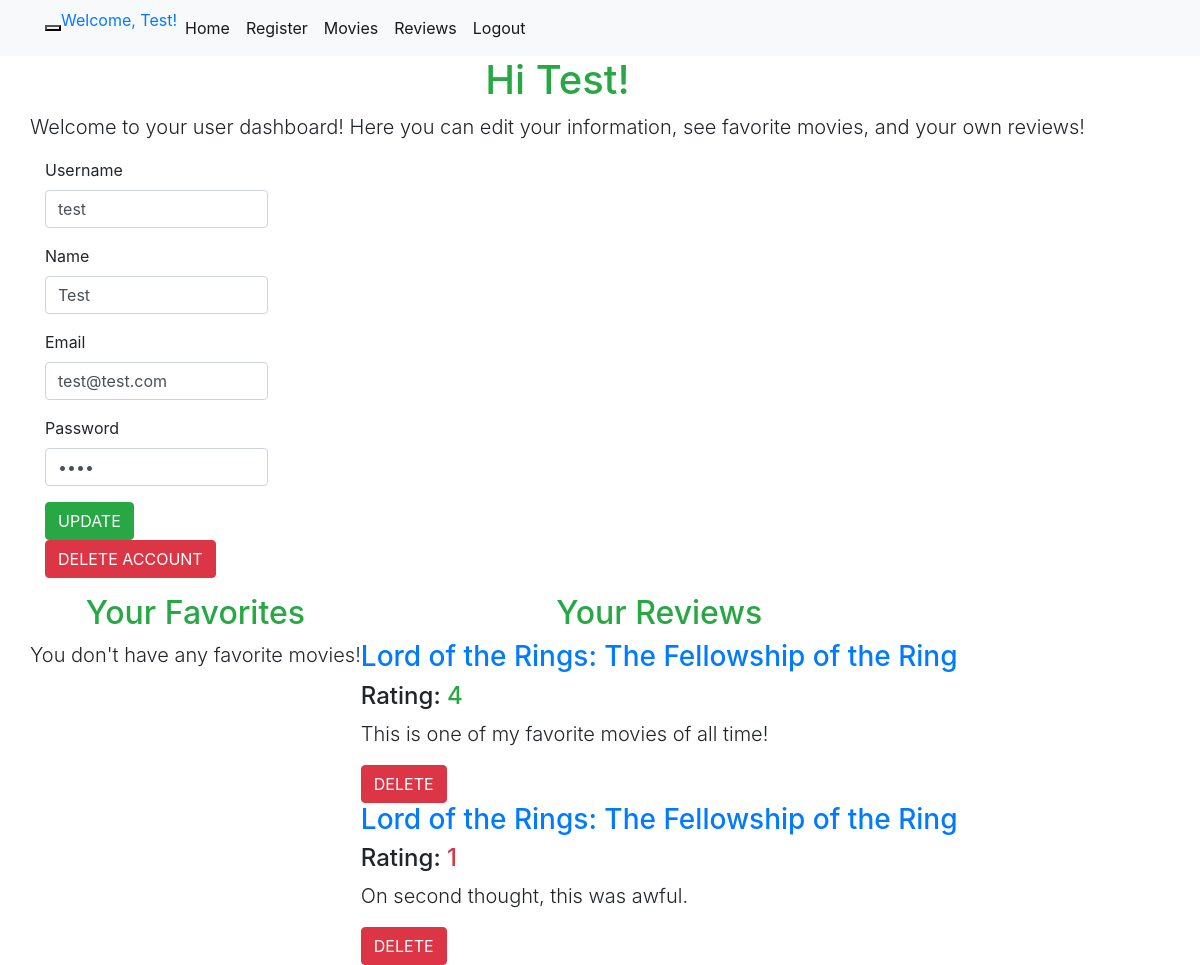
The page /useraccount.php (signed in) on the database its author committed.
### tables this page shows
CREATE TABLE `users` (
  `user_id` int(11) UNSIGNED NOT NULL,
  `user_name` varchar(50) NOT NULL DEFAULT '',
  `user_full_name` varchar(150) NOT NULL DEFAULT '',
  `user_email` varchar(255) NOT NULL DEFAULT '',
  `user_password` varchar(255) NOT NULL DEFAULT '',
  `user_role` int(11) NOT NULL
);

CREATE TABLE `reviews` (
  `review_id` int(11) UNSIGNED NOT NULL,
  `review_movie_id` int(11) UNSIGNED NOT NULL,
  `review_user_id` int(11) UNSIGNED NOT NULL,
  `review_rating` int(11) NOT NULL,
  `review_content` varchar(255) NOT NULL DEFAULT ''
);

CREATE TABLE `movies` (
  `movie_id` int(11) UNSIGNED NOT NULL,
  `movie_name` varchar(255) NOT NULL DEFAULT '',
  `movie_year` int(4) NOT NULL,
  `movie_rating` varchar(10) NOT NULL DEFAULT '',
  `movie_bio` varchar(255) DEFAULT NULL,
  `movie_img` varchar(200) NOT NULL
);

### useraccount.php (the view, shortened to what this page needs)
<?php
require_once ('includes/header.php');
require_once ('includes/database.php');
$user_id = $session_id;
$query_str = "SELECT * FROM users WHERE user_id=" . $user_id;
$review_str = "select review_content, review_id, review_rating, movie_name, movie_id from reviews join movies on reviews.review_movie_id=movies.movie_id where reviews.review_user_id=" . $user_id;
$result = $conn->query($query_str);
$review_result = $conn->query($review_str);
$result_row = $result->fetch_assoc();
if (!$result) {
	$errno = $conn->errno;
	$errmsg = $conn->error;
	echo "Selection failed with: ($errno) $errmsg<br/>\n";
	$conn->close();
	exit;
} else {
	?>
	<div class="container wrapper">
		<div class="row">
			<div class="col-xs-8 col-xs-offset-2">
				<h1 class="text-center text-success">Hi <?php echo $name; ?>!</h1>
				<p class="lead">Welcome to your user dashboard! Here you can edit your information, see favorite movies, and your own reviews!</p>
			</div>
		</div>
		<div class="row">
			<div class="col-xs-8 col-xs-offset-2">
				<form name="edituser" class="form-horizontal" role="form" action="updateaccount.php" method="get" enctype="text/plain">
					<div class="form-group">
						<label for="newUserName" class="col-sm-2 control-label">Username</label>
						<div class="col-sm-10">
							<input type="text" class="form-control" id="newUserName" name="username" value="<?php echo $result_row['user_name']; ?>" required>
						</div>
					</div>
					<div class="form-group">
						<label for="newName" class="col-sm-2 control-label">Name</label>
						<div class="col-sm-10">
							<input type="text" class="form-control" id="newName" name="name" value="<?php echo $result_row['user_full_name']; ?>" required>
						</div>
					</div>
					<div class="form-group">
						<label for="newEmail" class="col-sm-2 control-label">Email</label>
						<div class="col-sm-10">
							<input type="email" class="form-control" id="newEmail" name="email" value="<?php echo $result_row['user_email']; ?>" required>
						</div>
					</div>
					<div class="form-group">
						<label for="newPassword" class="col-sm-2 control-label">Password</label>
						<div class="col-sm-10">
							<input type="password" class="form-control" id="newPassword" name="password" value="<?php echo $result_row['user_password']; ?>" required>
						</div>
					</div>
					<div class="form-group">
						<div class="col-sm-offset-2 col-sm-10">
							<a href="javascript:document.edituser.submit()" class="btn btn-success">UPDATE</a>
							<a class="btn btn-danger" href="deleteuser.php?id=<?php echo $result_row['user_id'] ?>">DELETE ACCOUNT</a>
						</div>
					</div>
				</form>
			</div>
		</div>
		<div class="row">
			<div class="col-xs-6">
				<h2 class="text-center text-success">Your Favorites</h2>
				<?php
				if (isset($items)) {
					$items_count_value = array_count_values($items);
					foreach ($items_count_value as $id => $qty) {
						$query_str = "SELECT * FROM movies WHERE movie_id=" . $id;
						$result = $conn->query($query_str);
						$result_row = $result->fetch_assoc();
						$id = $result_row['movie_id'];
						$img = $result_row['movie_img'];
						$title = "<a href='moviedetails.php?id= " . $result_row['movie_id'] . "'>" . $result_row['movie_name'] . "</a>";
						?>
						<div class="row movie-list">
							<div class="col-xs-12">
								<div class="panel panel-default">
									<div class="panel-heading">
										<h3 class="panel-title">
											<?php echo "$title";?>
										</h3>
									</div>
								</div>
							</div>
						</div>
					<?php
					}
				}else {
					echo "<p class='lead text-center'>You don't have any favorite movies!</p>";
				}
				?>
			</div>
			<div class="col-xs-6">
				<h2 class="text-center text-success">Your Reviews</h2>
				<?php
					while ($review_row = $review_result->fetch_assoc()) { ?>
						<div class="panel panel-default">
							<div class="panel-heading movie-list">
								<h3 class="panel-title">
									<a href="moviedetails.php?id=<?= $review_row['movie_id'] ?>"><?= $review_row['movie_name'] ?></a>
								</h3>
							</div>
							<div class="panel-body">
								<h4>Rating: <span class="<?php
									if ($review_row['review_rating'] >= 4) {
										echo 'text-success';
									} elseif ($review_row['review_rating'] < 2) {
										echo 'text-danger';
									}
									?>"> <?= $review_row['review_rating'] ?></span></h4>
								<p class="lead"><?= $review_row['review_content'] ?></p>
								<a class="btn btn-danger" href="deletereview.php?id=<?= $review_row['review_id'] ?>">DELETE</a>
							</div>
						</div>
					<?php
					} ?>
			</div>
		</div>
	</div>
<?php
}
?>

### rows shown on the page
users: username "test", name "Test", email "test@test.com"
reviews: movies.movie_name "Lord of the Rings: The Fellowship of the Ring", review_rating "4", review_content "This is one of my favorite movies of all time!"
reviews: movies.movie_name "Lord of the Rings: The Fellowship of the Ring", review_rating "1", review_content "On second thought, this was awful."

### other values the page prints
$name "Test"
